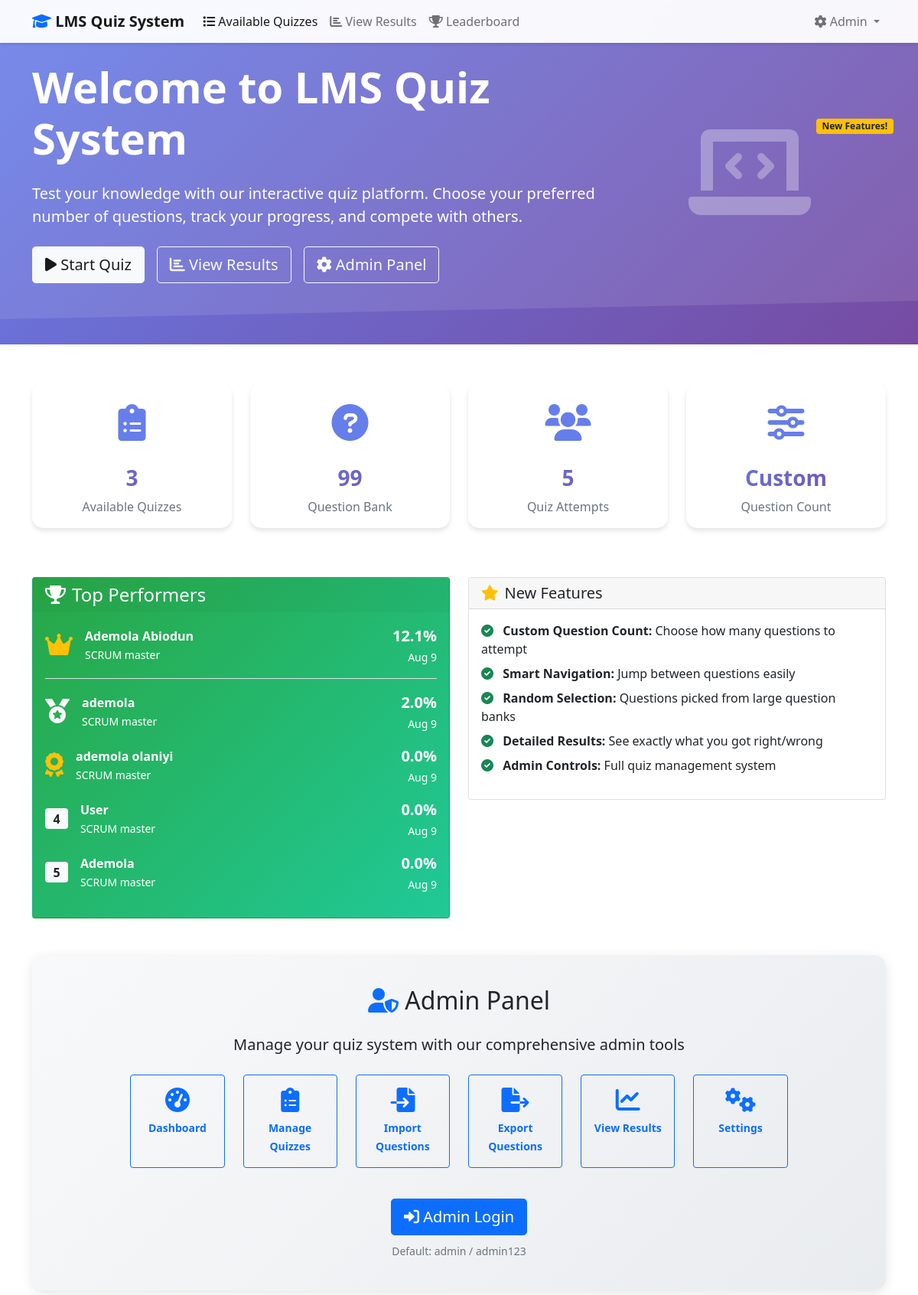
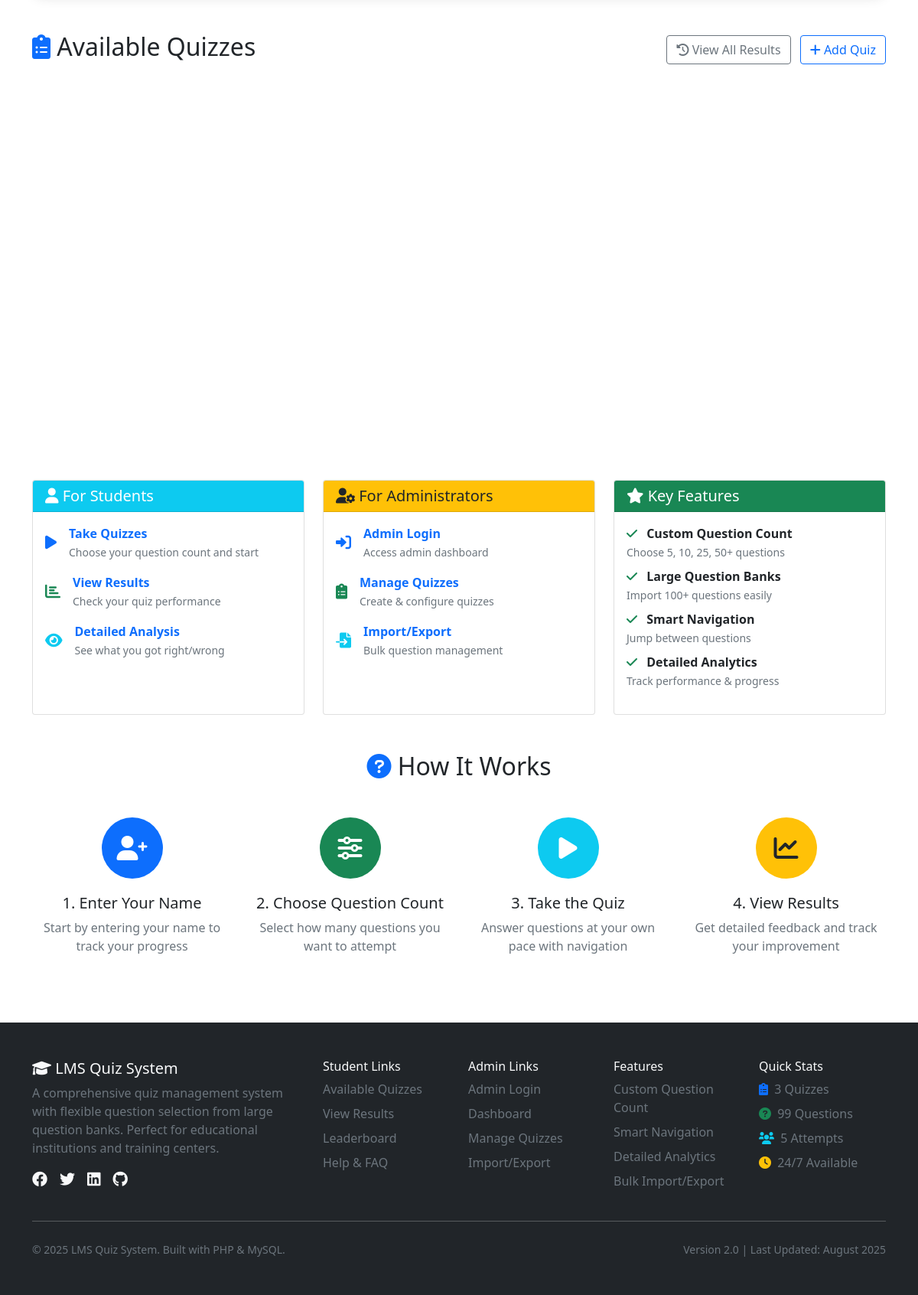
The page / on the database its author committed (2 pictures, top to bottom).
### tables this page shows
CREATE TABLE `quiz_attempts` (
  `id` int(11) NOT NULL,
  `quiz_id` int(11) DEFAULT NULL,
  `user_name` varchar(100) DEFAULT NULL,
  `total_questions` int(11) DEFAULT NULL,
  `attempted_questions` int(11) DEFAULT NULL,
  `correct_answers` int(11) DEFAULT NULL,
  `score` decimal(5,2) DEFAULT NULL,
  `started_at` timestamp NOT NULL DEFAULT current_timestamp(),
  `completed_at` timestamp NULL DEFAULT NULL,
  `selected_questions_count` int(11) DEFAULT NULL COMMENT 'Number of questions user chose to attempt'
);

CREATE TABLE `quizzes` (
  `id` int(11) NOT NULL,
  `title` varchar(255) NOT NULL,
  `description` text DEFAULT NULL,
  `time_per_question` int(11) DEFAULT 60,
  `created_at` timestamp NOT NULL DEFAULT current_timestamp(),
  `allow_skip` tinyint(1) DEFAULT 1,
  `allow_navigation` tinyint(1) DEFAULT 0,
  `shuffle_questions` tinyint(1) DEFAULT 0,
  `show_results` tinyint(1) DEFAULT 1,
  `pass_percentage` decimal(5,2) DEFAULT 60.00,
  `attempts_allowed` int(11) DEFAULT 1,
  `is_active` tinyint(1) DEFAULT 1,
  `allow_question_navigation` tinyint(1) DEFAULT 1 COMMENT 'Allow clicking navigation dots',
  `questions_to_show` int(11) DEFAULT NULL COMMENT 'Number of questions to show (NULL = show all)',
  `allow_question_selection` tinyint(1) DEFAULT 0 COMMENT 'Allow users to choose number of questions'
);

### index.php (the view, shortened to what the rows shown need)
<?php
require_once 'config.php';
$recent_scores = $pdo->query("
    SELECT qa.user_name, qa.score, q.title as quiz_title, qa.completed_at
    FROM quiz_attempts qa
    JOIN quizzes q ON qa.quiz_id = q.id
    WHERE qa.completed_at IS NOT NULL
    ORDER BY qa.score DESC, qa.completed_at DESC
    LIMIT 5
")->fetchAll();
?>
<!DOCTYPE html>
<html lang="en">
<head>
    <link href="https://cdn.jsdelivr.net/npm/bootstrap@5.1.3/dist/css/bootstrap.min.css" rel="stylesheet">
    <link href="https://cdnjs.cloudflare.com/ajax/libs/font-awesome/6.0.0/css/all.min.css" rel="stylesheet">
</head>
<body>
    <section class="hero-section">
        <div class="container">
            <div class="row align-items-center">
                <div class="col-lg-8">
                    <h1 class="display-4 fw-bold mb-4">Welcome to LMS Quiz System</h1>
                </div>
            </div>
        </div>
    </section>
    <div class="container">
        <?php if (!empty($recent_scores)): ?>
        <section id="leaderboard" class="mb-5">
            <div class="row">
                <div class="col-lg-6">
                    <div class="card leaderboard-card">
                        <div class="card-body">
                            <?php foreach ($recent_scores as $index => $score): ?>
                                <div class="d-flex align-items-center mb-3 <?php echo $index === 0 ? 'border-bottom pb-3' : ''; ?>">
                                    <div class="me-3">
                                        <?php if ($index === 0): ?>
                                            <i class="fas fa-crown text-warning fa-2x"></i>
                                        <?php elseif ($index === 1): ?>
                                            <i class="fas fa-medal text-light fa-2x"></i>
                                        <?php elseif ($index === 2): ?>
                                            <i class="fas fa-award text-warning fa-2x"></i>
                                        <?php else: ?>
                                            <span class="badge bg-light text-dark fs-6"><?php echo $index + 1; ?></span>
                                        <?php endif; ?>
                                    </div>
                                    <div class="flex-grow-1">
                                        <div class="fw-bold"><?php echo htmlspecialchars($score['user_name']); ?></div>
                                        <small><?php echo htmlspecialchars($score['quiz_title']); ?></small>
                                    </div>
                                    <div class="text-end">
                                        <div class="fw-bold fs-5"><?php echo number_format($score['score'], 1); ?>%</div>
                                        <small><?php echo date('M j', strtotime($score['completed_at'])); ?></small>
                                    </div>
                                </div>
                            <?php endforeach; ?>
                        </div>
                    </div>
                </div>
            </div>
        </section>
        <?php endif; ?>
        <section id="admin-panel" class="admin-panel text-center mb-5">
            <div class="row justify-content-center">
                <div class="col-lg-10">
                    <h2 class="mb-4">
                        <i class="fas fa-user-shield text-primary"></i> Admin Panel
                    </h2>
                </div>
            </div>
        </section>
        <section id="quizzes">
            <div class="d-flex justify-content-between align-items-center mb-4">
                <h2>
                    <i class="fas fa-clipboard-list text-primary"></i> Available Quizzes
                </h2>
            </div>
        </section>
        <section class="mb-5">
            <h2 class="text-center mb-5">
                <i class="fas fa-question-circle text-primary"></i> How It Works
            </h2>
        </section>
    </div>
</body>
</html>

### rows shown on the page
quiz_attempts: user_name "Ademola Abiodun", quiz.title "SCRUM master", score "12.1", completed_at "Aug 9"
quiz_attempts: user_name "ademola", quiz.title "SCRUM master", score "2.0", completed_at "Aug 9"
quiz_attempts: user_name "ademola olaniyi", quiz.title "SCRUM master", score "0.0", completed_at "Aug 9"
quiz_attempts: user_name "User", quiz.title "SCRUM master", score "0.0", completed_at "Aug 9"
quiz_attempts: user_name "Ademola", quiz.title "SCRUM master", score "0.0", completed_at "Aug 9"

### other values the page prints
$total_quizzes "3"
$total_questions "99"
$total_attempts "5"
